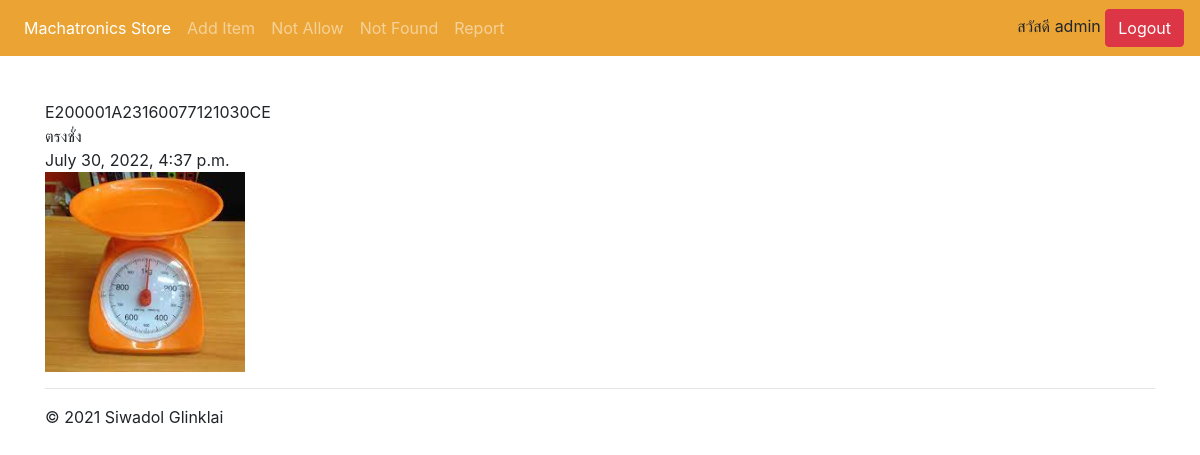
/notfound/itemNF/7 (signed in), run on the app's committed database.
### WebApplication/models.py (models this page shows, shortened)
class NotFound(models.Model):
    tag = models.ForeignKey(ObjectInfo,on_delete=models.CASCADE)
    not_allow = models.ForeignKey(NotAllowed, on_delete=models.CASCADE)
    takeout_time = models.DateTimeField(default=datetime.now())

class ObjectInfo(models.Model):
    all_status = [
        ('อุปกรณ์อยู่','อุปกรณ์อยู่'),
        ('อุปกรณ์ไม่อยู่','อุปกรณ์ไม่อยู่'),
        ('กำลังดำเนินการ','กำลังดำเนินการ'),
        ('ถูกยืม','ถูกยืม'),
        ('คืนของ','คืนของ'),
    ]
    tag_id = models.CharField(max_length=200, primary_key=True)
    tag_name = models.CharField(max_length=50)
    add_date = models.DateField(auto_now_add=True)
    status = models.CharField(
        max_length=20,
        default='อุปกรณ์อยู่',
        choices=all_status
    )
    picture = models.ImageField(upload_to="ObjectInfo",null=True,blank=True)

### WebApplication/views.py (the view)
# urls.py: path('notfound/itemNF/<str:id>',login_required(views.itemNF), name='itemNF'),
def itemNF(request,id):
    objects = NotFound.objects.get(id=id)
    return render(request, 'WebApplication/item_notFound.html',{'objects':objects})

### templates/WebApplication/item_notFound.html
{% extends 'WebApplication/base.html' %}
{% block content %}
{{objects.tag.tag_id}} <br>
{{objects.tag.tag_name}} <br>
{{objects.takeout_time}} <br>
<img style="width:200px; height:200px" src="{{objects.tag.picture.url}}">
{% endblock %}

### templates/WebApplication/base.html (shortened to what this page needs)
<!doctype html>
<html lang="en">
  <head>
    <link rel="stylesheet" href="https://maxcdn.bootstrapcdn.com/bootstrap/4.4.1/css/bootstrap.min.css">
    <link rel="stylesheet" href="https://cdnjs.cloudflare.com/ajax/libs/font-awesome/4.7.0/css/font-awesome.min.css">
  </head>
  <body>
    <nav class="navbar navbar-expand-md navbar-dark fixed-top" style='background-color: #eba434;'>
  <div class="collapse navbar-collapse" id="navbarsExampleDefault">
    <ul class="navbar-nav mr-auto">
      <li class="nav-item active">
        <a class="nav-link" href="{% url 'WebApplication:home' %}">Machatronics Store <span class="sr-only">(current)</span></a>
      </li>
      <li class="nav-item">
        {% if user.is_authenticated %}
          <a class="nav-link" href="{% url 'WebApplication:add' %}">Add Item</a>
        {% endif %}
      </li>
      <li class="nav-item">
        {% if user.is_authenticated %}
          <a class="nav-link" href="{% url 'WebApplication:not_allow' %}">Not Allow</a>
        {% endif %}
      </li>
      <li class="nav-item">
        {% if user.is_authenticated %}
          <a class="nav-link" href="{% url 'WebApplication:notFound' %}">Not Found</a>
        {% endif %}
      </li>
      <li class="nav-item">
        {% if user.is_authenticated %}
          <a class="nav-link" href="{% url 'WebApplication:report' %}">Report</a>
        {% endif %}
      </li>
    </ul>
    <div>
      {% if user.is_authenticated %}
        สวัสดี {{user.username}}
        <a class="btn btn-danger" href="{% url 'WebApplication:logout' %}">Logout</a>
      {% endif %}
    </div>
  </div>
</nav>
<main role="main">
  <div class="container">
   {% block content %}
   {% endblock %}
    <hr>
  </div>
</main>
<footer class="container">
  <p>&copy; 2021 Siwadol Glinklai</p>
</footer>
</body>
</html>

### data on the page
NotFound: tag.tag_id "E200001A23160077121030CE", tag.tag_name "ตรงชั่ง", takeout_time "July 30, 2022, 4:37 p.m.", tag.picture (picture)

### other printed values
{{ user.username }} "admin"
